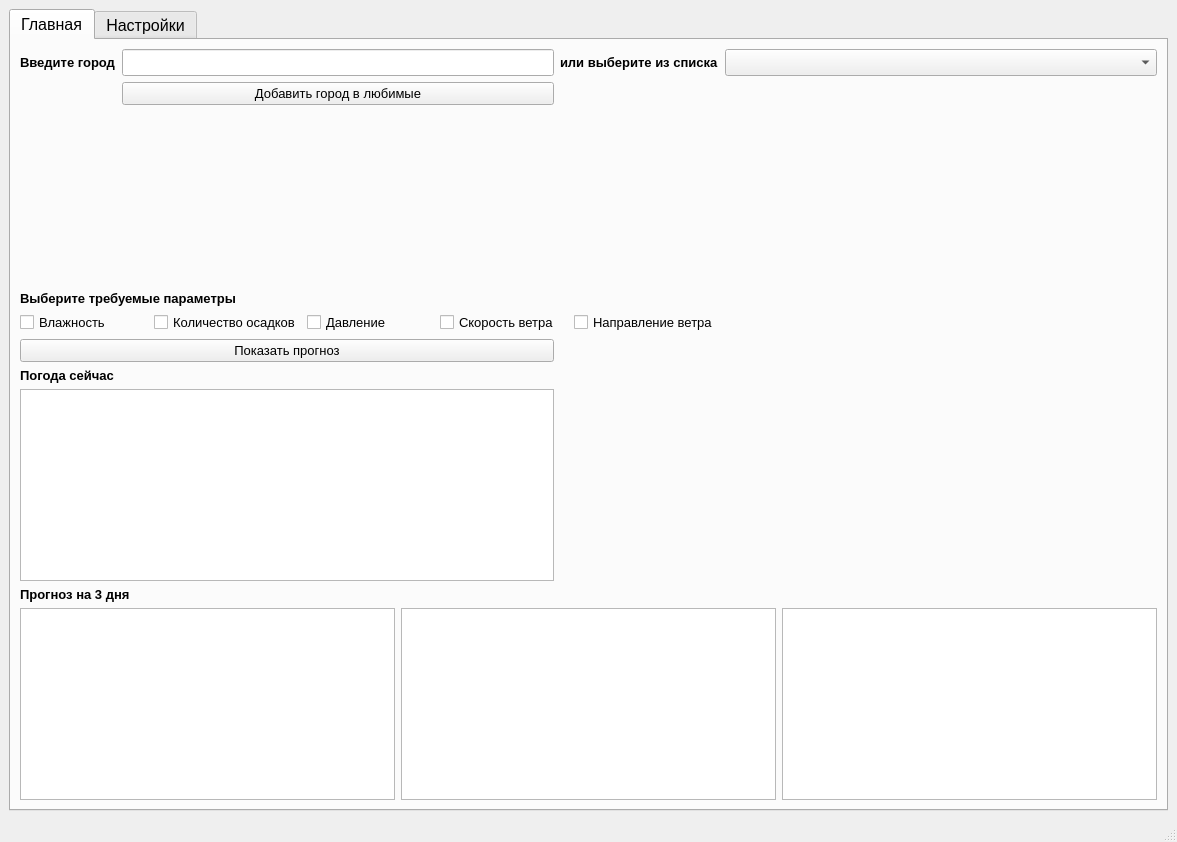
<?xml version="1.0" encoding="UTF-8"?>
<ui version="4.0">
 <class>MainWindow</class>
 <widget class="QMainWindow" name="MainWindow">
  <property name="geometry">
   <rect>
    <x>0</x>
    <y>0</y>
    <width>1177</width>
    <height>842</height>
   </rect>
  </property>
  <property name="windowTitle">
   <string>MainWindow</string>
  </property>
  <widget class="QWidget" name="centralwidget">
   <layout class="QHBoxLayout" name="horizontalLayout_2">
    <item>
     <widget class="QTabWidget" name="tabs">
      <property name="font">
       <font>
        <pointsize>12</pointsize>
       </font>
      </property>
      <property name="currentIndex">
       <number>0</number>
      </property>
      <widget class="QWidget" name="main_tab">
       <attribute name="title">
        <string>Главная</string>
       </attribute>
       <layout class="QGridLayout" name="gridLayout_3">
        <item row="0" column="0">
         <layout class="QGridLayout" name="gridLayout">
          <item row="3" column="0" colspan="2">
           <widget class="QLabel" name="parameters_label">
            <property name="font">
             <font>
              <pointsize>10</pointsize>
              <weight>75</weight>
              <bold>true</bold>
             </font>
            </property>
            <property name="text">
             <string>Выберите требуемые параметры</string>
            </property>
           </widget>
          </item>
          <item row="0" column="2">
           <widget class="QLabel" name="input_combo_city_label">
            <property name="font">
             <font>
              <pointsize>10</pointsize>
              <weight>75</weight>
              <bold>true</bold>
             </font>
            </property>
            <property name="text">
             <string>или выберите из списка</string>
            </property>
           </widget>
          </item>
          <item row="6" column="0">
           <widget class="QLabel" name="current_weather_label">
            <property name="font">
             <font>
              <pointsize>10</pointsize>
              <weight>75</weight>
              <bold>true</bold>
             </font>
            </property>
            <property name="text">
             <string>Погода сейчас</string>
            </property>
           </widget>
          </item>
          <item row="0" column="3">
           <widget class="QComboBox" name="city_combo"/>
          </item>
          <item row="2" column="0">
           <spacer name="verticalSpacer">
            <property name="orientation">
             <enum>Qt::Vertical</enum>
            </property>
            <property name="sizeHint" stdset="0">
             <size>
              <width>20</width>
              <height>40</height>
             </size>
            </property>
           </spacer>
          </item>
          <item row="8" column="0" colspan="4">
           <layout class="QVBoxLayout" name="verticalLayout">
            <item>
             <widget class="QLabel" name="label">
              <property name="font">
               <font>
                <pointsize>10</pointsize>
                <weight>75</weight>
                <bold>true</bold>
               </font>
              </property>
              <property name="text">
               <string>Прогноз на 3 дня</string>
              </property>
             </widget>
            </item>
            <item>
             <layout class="QHBoxLayout" name="horizontalLayout">
              <item>
               <widget class="QTableView" name="next_weather_table_1">
                <attribute name="horizontalHeaderVisible">
                 <bool>false</bool>
                </attribute>
               </widget>
              </item>
              <item>
               <widget class="QTableView" name="next_weather_table_2">
                <attribute name="horizontalHeaderVisible">
                 <bool>false</bool>
                </attribute>
               </widget>
              </item>
              <item>
               <widget class="QTableView" name="next_weather_table_3">
                <attribute name="horizontalHeaderVisible">
                 <bool>false</bool>
                </attribute>
               </widget>
              </item>
             </layout>
            </item>
           </layout>
          </item>
          <item row="0" column="0">
           <widget class="QLabel" name="input_text_city_label">
            <property name="font">
             <font>
              <pointsize>10</pointsize>
              <weight>75</weight>
              <bold>true</bold>
             </font>
            </property>
            <property name="text">
             <string>Введите город</string>
            </property>
           </widget>
          </item>
          <item row="4" column="0" colspan="3">
           <layout class="QHBoxLayout" name="horizontalLayout_3">
            <item>
             <widget class="QCheckBox" name="humidity_check">
              <property name="font">
               <font>
                <pointsize>10</pointsize>
               </font>
              </property>
              <property name="text">
               <string>Влажность</string>
              </property>
             </widget>
            </item>
            <item>
             <widget class="QCheckBox" name="precipitation_check">
              <property name="font">
               <font>
                <pointsize>10</pointsize>
               </font>
              </property>
              <property name="text">
               <string>Количество осадков</string>
              </property>
             </widget>
            </item>
            <item>
             <widget class="QCheckBox" name="pressure_check">
              <property name="font">
               <font>
                <pointsize>10</pointsize>
               </font>
              </property>
              <property name="text">
               <string>Давление</string>
              </property>
             </widget>
            </item>
            <item>
             <widget class="QCheckBox" name="wind_speed_check">
              <property name="font">
               <font>
                <pointsize>10</pointsize>
               </font>
              </property>
              <property name="text">
               <string>Скорость ветра</string>
              </property>
             </widget>
            </item>
            <item>
             <widget class="QCheckBox" name="wind_direction_check">
              <property name="font">
               <font>
                <pointsize>10</pointsize>
               </font>
              </property>
              <property name="text">
               <string>Направление ветра</string>
              </property>
             </widget>
            </item>
           </layout>
          </item>
          <item row="0" column="1">
           <widget class="QLineEdit" name="city_text"/>
          </item>
          <item row="4" column="3">
           <spacer name="horizontalSpacer">
            <property name="orientation">
             <enum>Qt::Horizontal</enum>
            </property>
            <property name="sizeHint" stdset="0">
             <size>
              <width>40</width>
              <height>20</height>
             </size>
            </property>
           </spacer>
          </item>
          <item row="7" column="0" colspan="2">
           <widget class="QTableView" name="current_weather_table">
            <attribute name="horizontalHeaderVisible">
             <bool>false</bool>
            </attribute>
           </widget>
          </item>
          <item row="1" column="1">
           <widget class="QPushButton" name="save_city_button">
            <property name="font">
             <font>
              <pointsize>10</pointsize>
             </font>
            </property>
            <property name="text">
             <string>Добавить город в любимые</string>
            </property>
           </widget>
          </item>
          <item row="5" column="0" colspan="2">
           <widget class="QPushButton" name="show_button">
            <property name="font">
             <font>
              <pointsize>10</pointsize>
             </font>
            </property>
            <property name="text">
             <string>Показать прогноз</string>
            </property>
           </widget>
          </item>
         </layout>
        </item>
       </layout>
      </widget>
      <widget class="QWidget" name="settings_tab">
       <attribute name="title">
        <string>Настройки</string>
       </attribute>
       <widget class="QWidget" name="layoutWidget">
        <property name="geometry">
         <rect>
          <x>12</x>
          <y>12</y>
          <width>631</width>
          <height>211</height>
         </rect>
        </property>
        <layout class="QGridLayout" name="gridLayout_2">
         <item row="0" column="0">
          <widget class="QLabel" name="favourite_weather_label">
           <property name="font">
            <font>
             <pointsize>10</pointsize>
            </font>
           </property>
           <property name="text">
            <string>Любимая погода:</string>
           </property>
          </widget>
         </item>
         <item row="0" column="1" colspan="2">
          <widget class="QComboBox" name="favourite_weather_combo"/>
         </item>
         <item row="1" column="0" colspan="2">
          <widget class="QLabel" name="favourite_weather_message_label">
           <property name="font">
            <font>
             <pointsize>10</pointsize>
            </font>
           </property>
           <property name="text">
            <string>Фраза при любимой погоде:</string>
           </property>
          </widget>
         </item>
         <item row="1" column="2">
          <widget class="QLineEdit" name="favourite_weather_message"/>
         </item>
         <item row="2" column="0" colspan="3">
          <widget class="QPushButton" name="save_favourite_weather_button">
           <property name="font">
            <font>
             <pointsize>10</pointsize>
            </font>
           </property>
           <property name="text">
            <string>Сохранить информацию о любимой погоде</string>
           </property>
          </widget>
         </item>
        </layout>
       </widget>
      </widget>
     </widget>
    </item>
   </layout>
  </widget>
  <widget class="QMenuBar" name="menubar">
   <property name="geometry">
    <rect>
     <x>0</x>
     <y>0</y>
     <width>1177</width>
     <height>26</height>
    </rect>
   </property>
  </widget>
  <widget class="QStatusBar" name="statusbar"/>
 </widget>
 <resources/>
 <connections/>
</ui>
